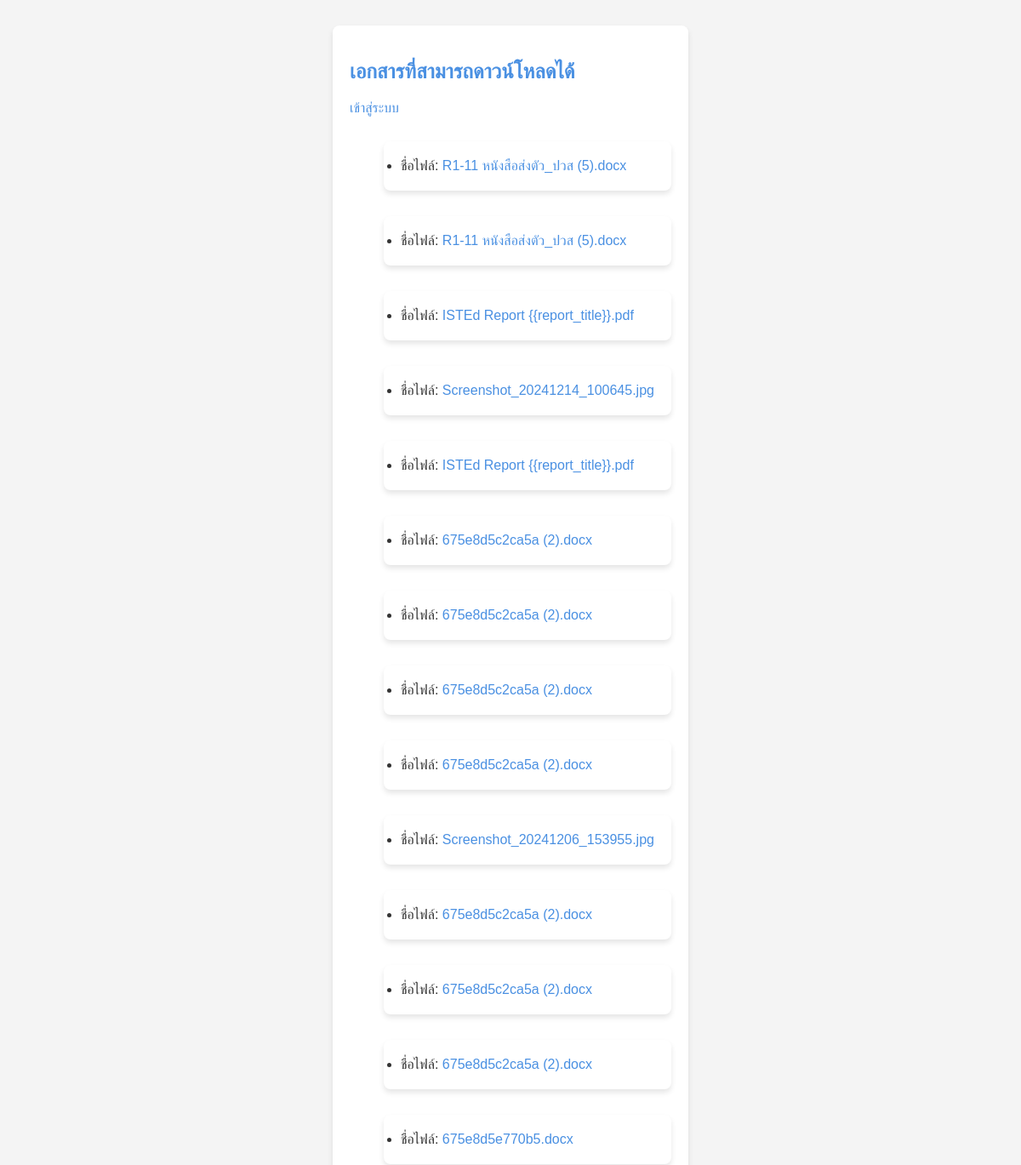
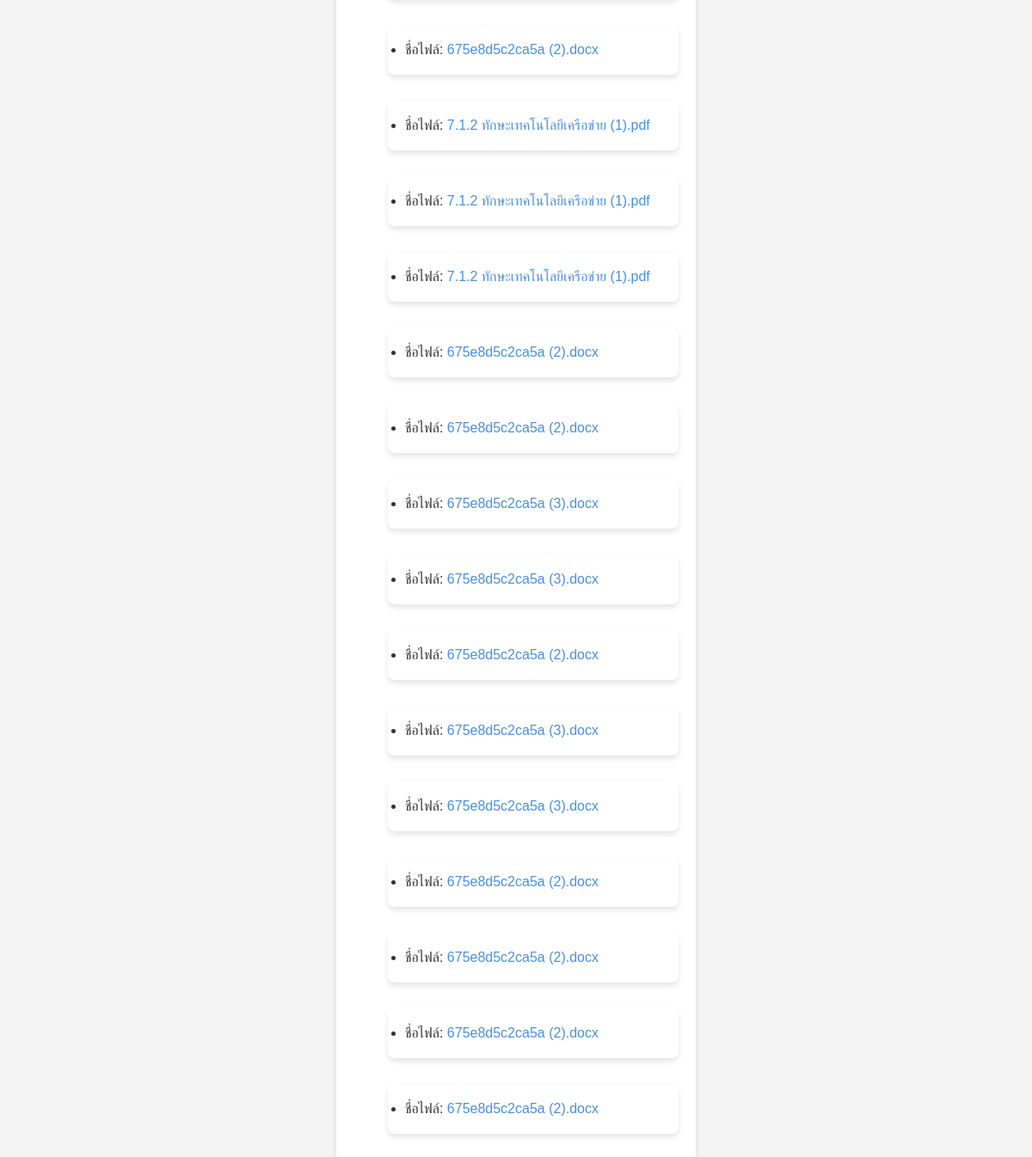
The page / on the database its author committed (2 pictures, top to bottom).
### tables this page shows
CREATE TABLE `documents` (
  `id` int(11) NOT NULL,
  `filename` varchar(255) NOT NULL,
  `file_path` varchar(255) NOT NULL,
  `uploaded_at` timestamp NOT NULL DEFAULT current_timestamp(),
  `user_id` int(11) NOT NULL
);

### controller/documentController.php (called while the page is built, shortened)
<?php
function fetchDocuments($conn) {
    $sql = "SELECT * FROM documents";
    $result = mysqli_query($conn, $sql);
    $documents = [];
    while ($row = mysqli_fetch_assoc($result)) {
        $documents[] = $row;
    }
    return $documents;
}

### index.php (the view, shortened to what this page needs)
<?php
include 'controller/documentController.php';
$documents = fetchDocuments($conn);
?>
<!DOCTYPE html>
<html lang="th">
<head>
    <link rel="stylesheet" href="asset/style.css">
</head>
<body>
    <div class="container">
        <h2>เอกสารที่สามารถดาวน์โหลดได้</h2>
        <a href='public/login.php'>เข้าสู่ระบบ</a>
        <ul>
            <?php foreach ($documents as $document): ?>
                <div class="container">
                    <li>
                        ชื่อไฟล์: <a href="<?= $document['file_path']; ?>"><?= $document['filename']; ?></a>
                    </li>
                </div>
            <?php endforeach; ?>
        </ul>
    </div>
</body>
</html>

### asset/style.css (style rules this page uses)
body { font-family: Arial, sans-serif; margin: 0; padding: 0; background-color: #f4f4f4; color: #333; display: flex; align-items: center; justify-content: center; min-height: 100vh; flex-direction: column; }
.container { max-width: 900px; margin: 30px auto; padding: 20px; background-color: #ffffff; border-radius: 8px; box-shadow: 0 4px 6px rgba(0, 0, 0, 0.1); }
h2 { color: #4a90e2; font-size: 24px; margin-bottom: 20px; }
a { color: #4a90e2; text-decoration: none; }

### rows shown on the page
documents: filename "R1-11 หนังสือส่งตัว_ปวส (5).docx"
documents: filename "R1-11 หนังสือส่งตัว_ปวส (5).docx"
documents: filename "ISTEd Report {{report_title}}.pdf"
documents: filename "Screenshot_20241214_100645.jpg"
documents: filename "ISTEd Report {{report_title}}.pdf"
documents: filename "675e8d5c2ca5a (2).docx"
documents: filename "675e8d5c2ca5a (2).docx"
documents: filename "675e8d5c2ca5a (2).docx"
documents: filename "675e8d5c2ca5a (2).docx"
documents: filename "Screenshot_20241206_153955.jpg"
documents: filename "675e8d5c2ca5a (2).docx"
documents: filename "675e8d5c2ca5a (2).docx"
documents: filename "675e8d5c2ca5a (2).docx"
documents: filename "675e8d5e770b5.docx"
documents: filename "675e8d5c2ca5a (2).docx"
documents: filename "7.1.2 ทักษะเทคโนโลยีเครือข่าย (1).pdf"
documents: filename "7.1.2 ทักษะเทคโนโลยีเครือข่าย (1).pdf"
documents: filename "7.1.2 ทักษะเทคโนโลยีเครือข่าย (1).pdf"
documents: filename "675e8d5c2ca5a (2).docx"
documents: filename "675e8d5c2ca5a (2).docx"
documents: filename "675e8d5c2ca5a (3).docx"
documents: filename "675e8d5c2ca5a (3).docx"
documents: filename "675e8d5c2ca5a (2).docx"
documents: filename "675e8d5c2ca5a (3).docx"
documents: filename "675e8d5c2ca5a (3).docx"
documents: filename "675e8d5c2ca5a (2).docx"
documents: filename "675e8d5c2ca5a (2).docx"
documents: filename "675e8d5c2ca5a (2).docx"
documents: filename "675e8d5c2ca5a (2).docx"
